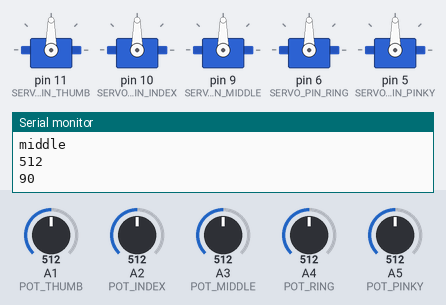
Bench run of a sketch on a simulated Arduino Uno, built with avr-gcc and run on an emulated ATmega328P. Shown: 5 × servo, the last lines printed to the serial monitor. The test bench sets the inputs (shaded band); at power-on: A1 (POT_THUMB) = 512, A2 (POT_INDEX) = 512, A3 (POT_MIDDLE) = 512, A4 (POT_RING) = 512, A5 (POT_PINKY) = 512.

Above: at 1.2 s.
1.3 s: A1 (POT_THUMB) set to 716
At 2.5 s:
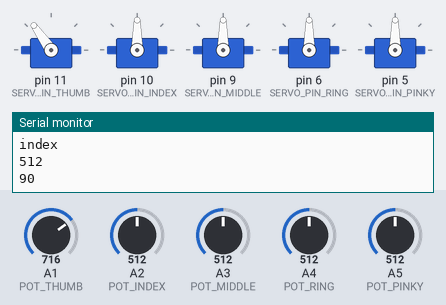
2.8 s: A2 (POT_INDEX) set to 306
At 3.6 s:
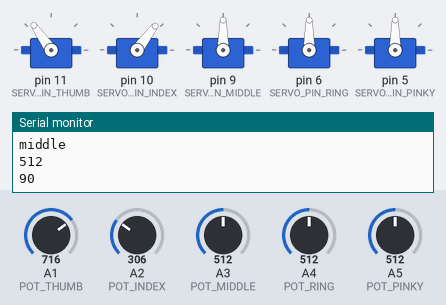
4.5 s: A3 (POT_MIDDLE) set to 170
At 5.8 s:
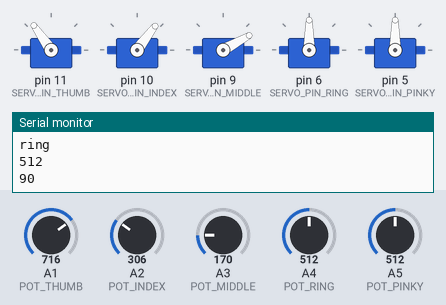
6.1 s: A4 (POT_RING) set to 992
At 6.8 s:
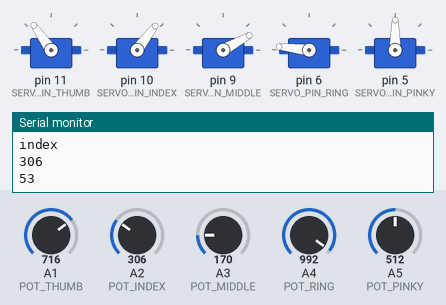
7.8 s: A5 (POT_PINKY) set to 30
At 8.9 s:
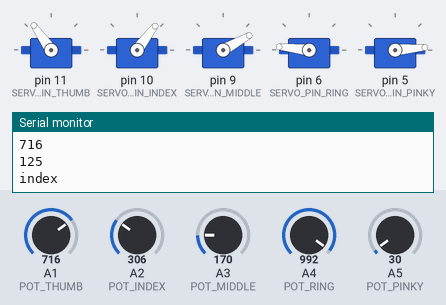
9.4 s: A5 (POT_PINKY) set to 190
At 10.4 s:
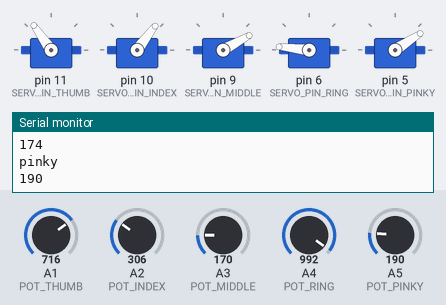
Timing chart, 0 to 12.0 s (numbered marks = the images above; inputs shaded):
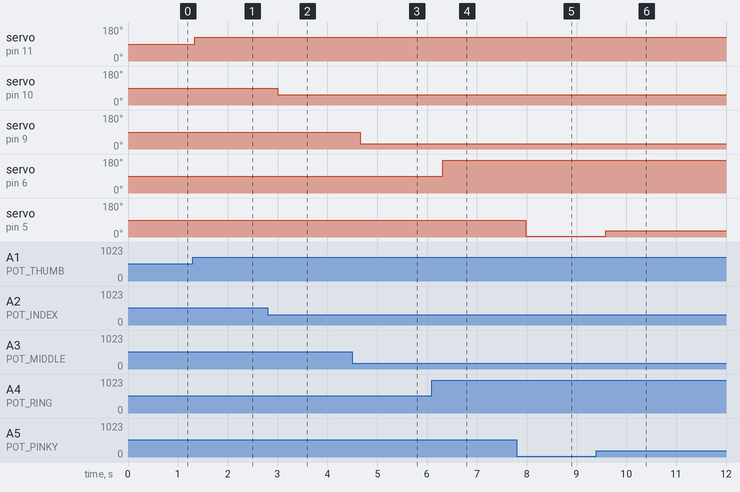

The sketch:

Servo_Control_With_Arduino.ino
```cpp
#include <Servo.h>

const int POT_THUMB =A1;
const int POT_INDEX =A2;
const int POT_MIDDLE =A3;
const int POT_RING =A4;
const int POT_PINKY =A5;

const int SERVO_PIN_THUMB =11;
const int SERVO_PIN_INDEX =10;
const int SERVO_PIN_MIDDLE =9;
const int SERVO_PIN_RING =6;
const int SERVO_PIN_PINKY =5;

const int MAX_POT_VALUE = 1023;
const int MAX_SERVO_ANGLE =180;

int potVal_thumb;
int potVal_index;
int potVal_middle;
int potVal_ring;
int potVal_pinky;

int servoAngle_thumb;
int servoAngle_index;
int servoAngle_middle;
int servoAngle_ring;
int servoAngle_pinky;

Servo thumb;
Servo index;
Servo middle;
Servo ring;
Servo pinky;

const int refresh =50;


void setup() {
  // put your setup code here, to run once:
  thumb.attach(SERVO_PIN_THUMB);
  index.attach(SERVO_PIN_INDEX);
  middle.attach(SERVO_PIN_MIDDLE);
  ring.attach(SERVO_PIN_RING);
  pinky.attach(SERVO_PIN_PINKY);
  Serial.begin(9600);

}

void loop() {
  // put your main code here, to run repeatedly:

  Serial.println("thumb");

  potVal_thumb = analogRead(POT_THUMB);
  servoAngle_thumb = map(potVal_thumb,0,MAX_POT_VALUE, 0 , MAX_SERVO_ANGLE);
  thumb.write(servoAngle_thumb);
  Serial.println(potVal_thumb);
  Serial.println(servoAngle_thumb);

  delay(refresh);


   Serial.println("index");
  potVal_index = analogRead(POT_INDEX);
  servoAngle_index = map(potVal_index,0,MAX_POT_VALUE, 0 , MAX_SERVO_ANGLE);
  index.write(servoAngle_index);
  Serial.println(potVal_index);
  Serial.println(servoAngle_index);

  delay(refresh);

   Serial.println("middle");
  potVal_middle = analogRead(POT_MIDDLE);
  servoAngle_middle = map(potVal_middle,0,MAX_POT_VALUE, 0 , MAX_SERVO_ANGLE);
  middle.write(servoAngle_middle);
  Serial.println(potVal_middle);
  Serial.println(servoAngle_middle);

  delay(refresh);

   Serial.println("ring");
  potVal_ring = analogRead(POT_RING);
  servoAngle_ring = map(potVal_ring,0,MAX_POT_VALUE, 0 , MAX_SERVO_ANGLE);
  ring.write(servoAngle_ring);
  Serial.println(potVal_ring);
  Serial.println(servoAngle_ring);

  delay(refresh);

   Serial.println("pinky");
  potVal_pinky = analogRead(POT_PINKY);
  servoAngle_pinky = map(potVal_pinky,0,MAX_POT_VALUE, 0 , MAX_SERVO_ANGLE);
  pinky.write(servoAngle_pinky);
  Serial.println(potVal_pinky);
  Serial.println(servoAngle_pinky);

  delay(refresh);

  delay(15);


}
```

Measured:
- after the input at 1.3 s, servo on pin 11 (SERVO_PIN_THUMB): 90° → 125° at once
- after the input at 2.8 s, servo on pin 10 (SERVO_PIN_INDEX): 90° → 53° after 0.20 s
- after the input at 4.5 s, servo on pin 9 (SERVO_PIN_MIDDLE): 90° → 29° after 0.16 s
- after the input at 6.1 s, servo on pin 6 (SERVO_PIN_RING): 90° → 174° after 0.22 s
- after the input at 7.8 s, servo on pin 5 (SERVO_PIN_PINKY): 90° → 5° after 0.18 s
- after the input at 9.4 s, servo on pin 5 (SERVO_PIN_PINKY): 5° → 33° after 0.18 s
